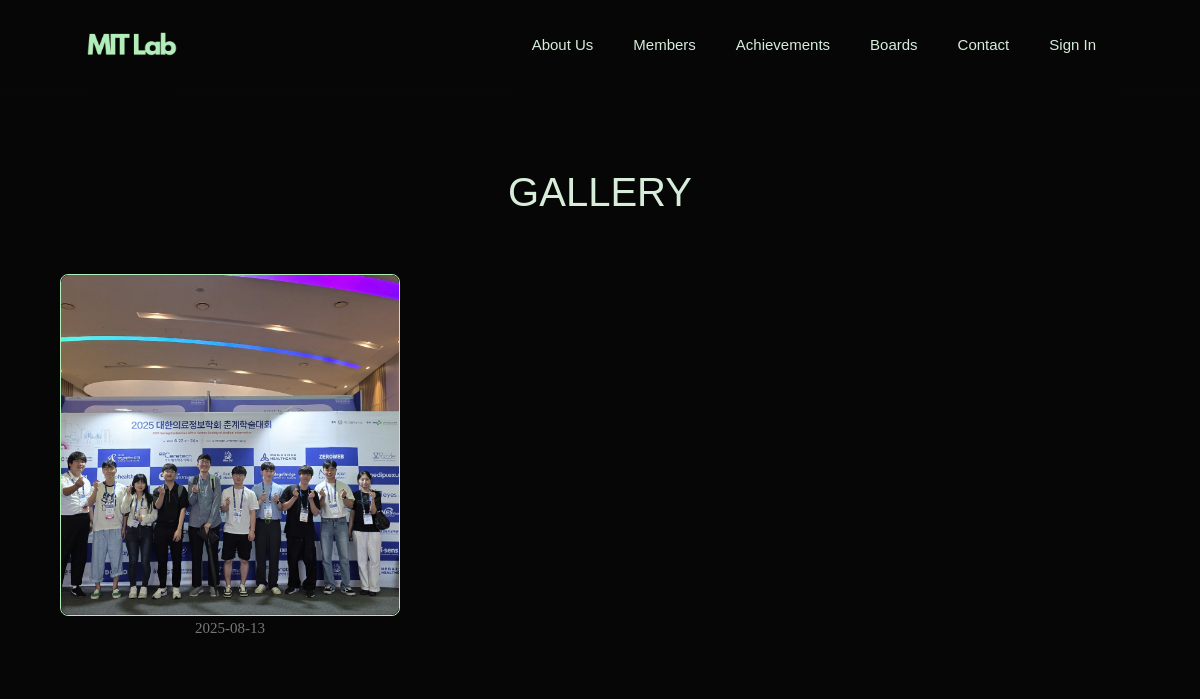
The page /gallery on the database as committed earlier.
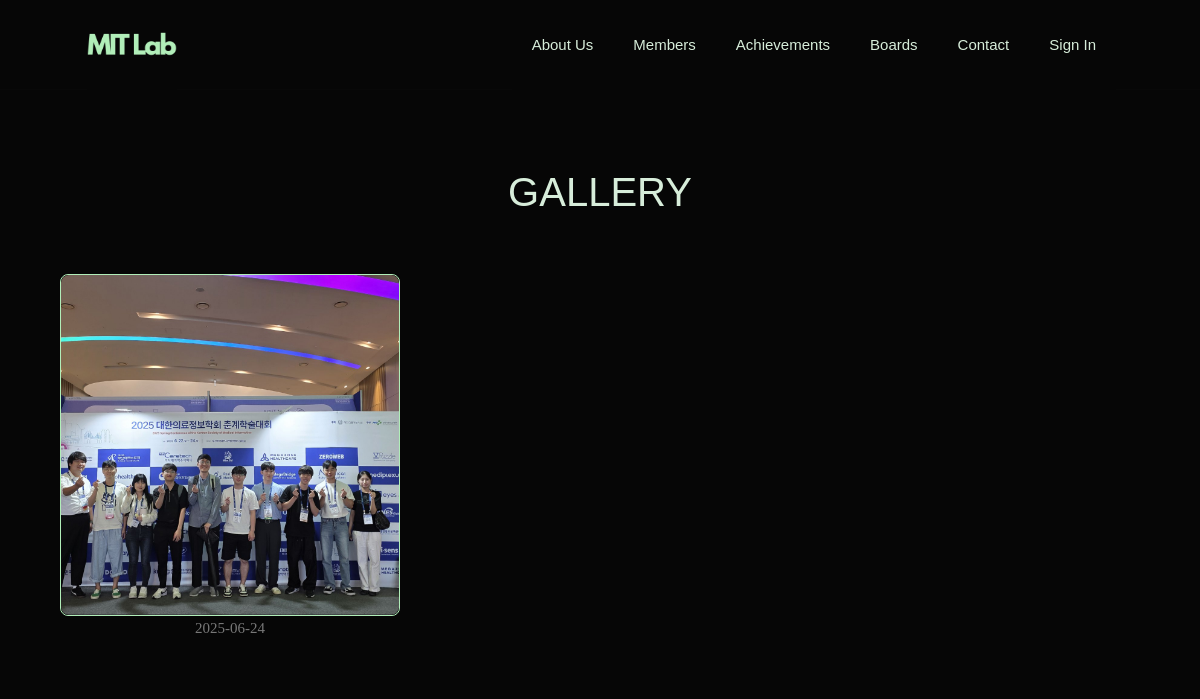
The same page on the database as committed later.
### app.py (models this page shows)
class GalleryPost(db.Model):
    id = db.Column(db.Integer, primary_key=True)
    title = db.Column(db.String(100), nullable=False)
    date = db.Column(db.DateTime, nullable=False)
    thumbnail_id = db.Column(db.Integer, db.ForeignKey('gallery_image.id'), nullable=True)
    thumbnail = db.relationship(
        'GalleryImage',
        foreign_keys=[thumbnail_id],
        post_update=True)
    images = db.relationship(
        'GalleryImage',
        backref='post', lazy=True,
        cascade="all, delete-orphan",
        foreign_keys='GalleryImage.post_id')

class GalleryImage(db.Model):
    id = db.Column(db.Integer, primary_key=True)
    filename = db.Column(db.String(100), nullable=False)
    description = db.Column(db.String(255))
    uploaded_at = db.Column(db.DateTime, default=datetime.utcnow)
    post_id = db.Column(db.Integer, db.ForeignKey('gallery_post.id'), nullable=True)
    order = db.Column(db.Integer, default=0)

### app.py (the view)
@app.route('/gallery')
def gallery():
    posts = GalleryPost.query.order_by(GalleryPost.date.desc()).all()
    return render_template('gallery.html', posts=posts, body_class='gallery-page')

### app.py (called while the page is built)
@app.context_processor
def inject_csrf_token():
    return dict(csrf_token=generate_csrf)

### templates/gallery.html (shortened to what this page needs)
{% extends "base.html" %}
{% block content %}
    <div class="container-fluid mt-5 gallery-container">
        <div class="d-flex justify-content-between align-items-center my-5">
            <h2 class="section-title">Gallery</h2>
        </div>
        <div class="row gallery-row">
            {% for post in posts %}
            <div class="col-12 col-sm-6 col-md-4 card-wrapper">
                <div class="card h-100">
                    <a href="{{ url_for('gallery_view_post', post_id=post.id) }}" class="image-wrapper d-block position-relative">
                        {% if post.thumbnail %}
                        <img src="{{ url_for('static', filename='upload/' + post.thumbnail.filename) }}"
                             class="card-img-top" alt="Thumbnail">
                        {% else %}
                        <img src="{{ url_for('static', filename='img/default_thumbnail.png') }}"
                             class="card-img-top" alt="No Thumbnail">
                        {% endif %}
                    </a>
                    <div class="overlay">
                        <a href="{{ url_for('gallery_view_post', post_id=post.id) }}" class="overlay-link"></a>
                    </div>
                </div>
                <div class="card-body text-center">
                    <p class="card-text text-muted mb-0">{{ post.date.strftime('%Y-%m-%d') }}</p>
                </div>
            </div>
            {% endfor %}
        </div>
    </div>
{% endblock %}

Rows that differ between the two databases and show on the page:
removed GalleryPost: filename (picture), date "2025-08-13"
added GalleryPost: filename (picture), date "2025-06-24"
